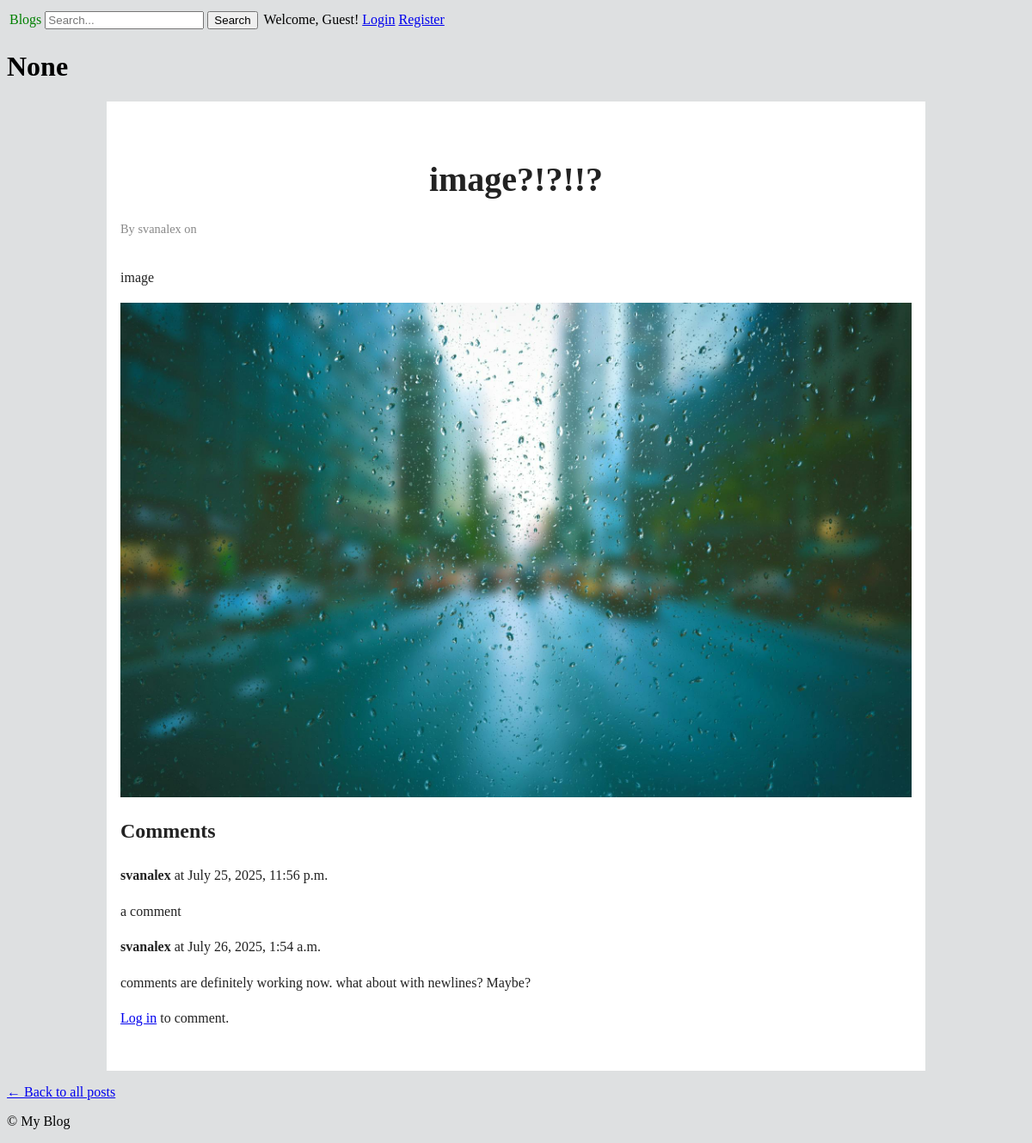
/posts/12/, run on an earlier commit of the app's database.
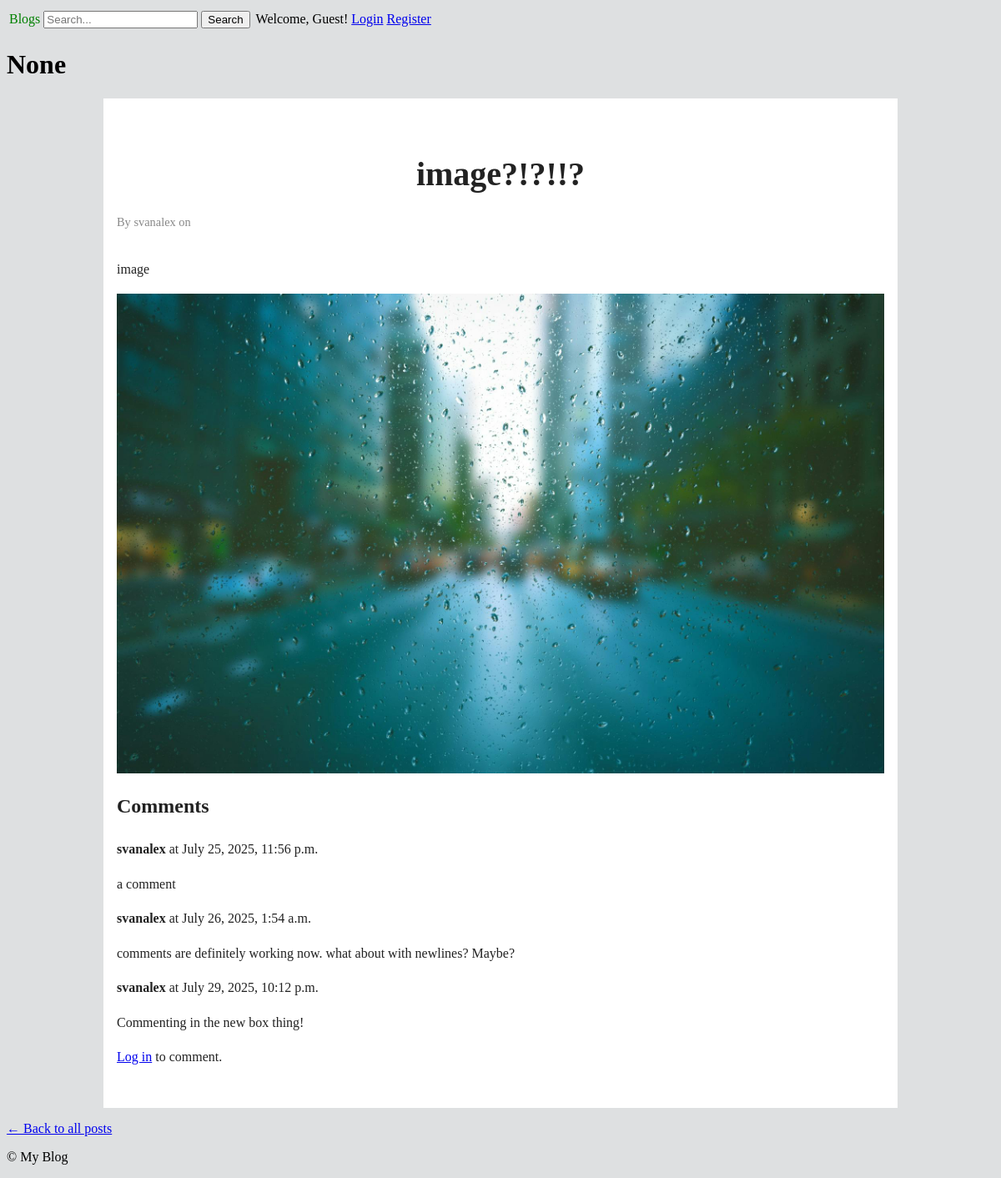
And on a later commit of the database.
### blog/models.py (models this page shows, shortened)
class Post(models.Model):
    author = models.ForeignKey(User, on_delete=models.CASCADE)
    title = models.CharField(max_length=200)
    body = models.TextField()
    view_count = models.PositiveIntegerField(default=0)
    category = models.CharField(max_length=100, blank=True, null=True)
    tags = models.CharField(max_length=200, blank=True, null=True)
    created_at = models.DateTimeField(auto_now_add=True)
    updated_at = models.DateTimeField(auto_now=True)
    scheduled_publish = models.DateTimeField(blank=True, null=True)
    is_published = models.BooleanField(default=False)
    attachments = models.FileField(upload_to='attachments/', blank=True, null=True)

class Comment(models.Model):
    post = models.ForeignKey(Post, related_name='comments', on_delete=models.CASCADE)
    author = models.ForeignKey(User, on_delete=models.CASCADE)
    content = models.TextField()
    created_at = models.DateTimeField(auto_now_add=True)

### blog/views.py (the view)
# urls.py: path('posts/<int:pk>/', views.PostDetailView.as_view(), name='post-detail'),
class PostDetailView(generic.DetailView):
    model = Post
    template_name = 'blog/post_detail.html'
    context_object_name = 'post'
    def get_context_data(self, **kwargs):
        context = super().get_context_data(**kwargs)
        context['form'] = CommentForm()
        context['comments'] = self.object.comments.all()
        return context
    def post(self, request, *args, **kwargs):
        post = self.get_object()
        form = CommentForm(request.POST)
        if form.is_valid():
            comment = form.save(commit=False)
            comment.post = post
            comment.author = request.user
            comment.save()
            return HttpResponseRedirect(reverse('blog:post-detail', args=[post.pk]))
        return self.get(request, *args, **kwargs)
    def get_object(self, queryset=None):
        post = super().get_object(queryset)
        post.view_count += 1
        post.save(update_fields=['view_count'])
        return post

### blog/forms.py
class CommentForm(forms.ModelForm):
    class Meta:
        model = Comment
        fields = ['content']
        widgets = {
            'content': forms.Textarea(attrs={'rows': 3, 'cols': 40}),
        }
        labels = {
            'content': 'Add a comment',
        }
    def __init__(self, *args, **kwargs):
        super(CommentForm, self).__init__(*args, **kwargs)
        self.fields['content'].widget.attrs.update({'placeholder': 'Write your comment here'})
        self.fields['content'].widget.attrs.update({'class': 'form-control'})

### blog/templates/blog/post_detail.html (shortened to what this page needs)
{% extends "base.html" %}
{% load static %}
{% block content %}
  <main>
    <h1> {{ post.category }}</h1>
  <div class="article-wrapper">
    <h1>{{ post.title }}</h1>
    <p class="meta">By {{ post.author }} on {{ post.published_date }}</p>
    <div class="content">
      {{ post.body|safe }}
    </div>
    {% if post.attachments %}
        <img src="{{ post.attachments.url }}" alt="Attachment" class="attachment-image">
    {% else %}
        <p>No attachments for this post.</p>
    {% endif %}
    <h2>Comments</h2>
    {% for comment in comments %}
        <div>
            <strong>{{ comment.author }}</strong> at {{ comment.created_at }}<br>
            <p>{{ comment.content }}</p>
        </div>
    {% empty %}
        <p>No comments yet. Be the first to comment!</p>
    {% endfor %}
    {% if user.is_authenticated %}
        <form method="post">
            {% csrf_token %}
            {{ form.as_p }}
            <button type="submit">Add Comment</button>
        </form>
    {% else %}
        <p><a href="{% url 'users:login' %}?next={{ request.path }}">Log in</a> to comment.</p>
    {% endif %}
  </div>
</main>
  <p><a href="{% url 'blog:post-list' %}">&larr; Back to all posts</a></p>
{% endblock %}

### blog/templates/base.html (shortened to what this page needs)
{% load static %}
<!DOCTYPE html>
<html lang="en">
<head>
    <link rel="stylesheet" href="{% static 'style.css' %}">
</head>
<body>
    <header>
        <nav>
            <table>
                <tr>
                    <td>
                        <a href="{% url 'blog:post-list' %}" class="top-link">Blogs</a>
                    </td>
                    <td>
                        <form action="/search" method="get">
                            <input type="search" id="site-search" name="q" placeholder="Search...">
                            <button type="submit">Search</button>
                        </form>
                    </td>
                    <td>
                        {% if user.is_authenticated %}
                        <table>
                            <tr>
                                <td>
                                    <a href="{% url 'users:profile' user.username %}" class="button-link">{{ user.username }}</a>
                                </td>
                                <td>
                                    <form method="post" action="{% url 'users:logout' %}">
                                        {% csrf_token %}
                                        <button type="submit" class="right-button">Logout</button>
                                    </form>
                                </td>
                            </tr>
                        </table>
                        {% else %}
                        <table>
                            <tr>
                                <td><span>Welcome, Guest!</span></td>
                                <td>
                                    <a href="{% url 'users:login' %}">Login</a>
                                    <a href="{% url 'users:register' %}">Register</a>
                                </td>
                            </tr>
                        </table>
                        {% endif %}
                    </td>
                </tr>
            </table>
        </nav>
    </header>
    <main>
        {% block content %}{% endblock %}
    </main>
    <footer>
        <p>&copy; {{ now|date:"Y" }} My Blog</p>
    </footer>
</body>
</html>

### blog/static/style.css (style rules this page uses)
body { background-color: rgb(222, 224, 225); font-family: verdana; }
.top-link { color: green; text-decoration: none; }
.article-wrapper { max-width: 920px; margin: 0 auto; padding: 2rem 1rem; line-height: 1.6; font-family: Georgia, 'Times New Roman', serif; background-color: #fff; color: #222; }
.article-wrapper h1 { font-size: 2.5rem; margin-bottom: 0.5rem; text-align: center; }
.article-wrapper .meta { font-size: 0.9rem; color: #888; margin-bottom: 2rem; }
.attachment-image { max-width: 100%; height: auto; display: block; margin: 1rem 0; }

What changed in the data, as far as the page shows it:
added Comment: author "svanalex", created_at "July 29, 2025, 10:12 p.m.", content "Commenting in the new box thing!"
